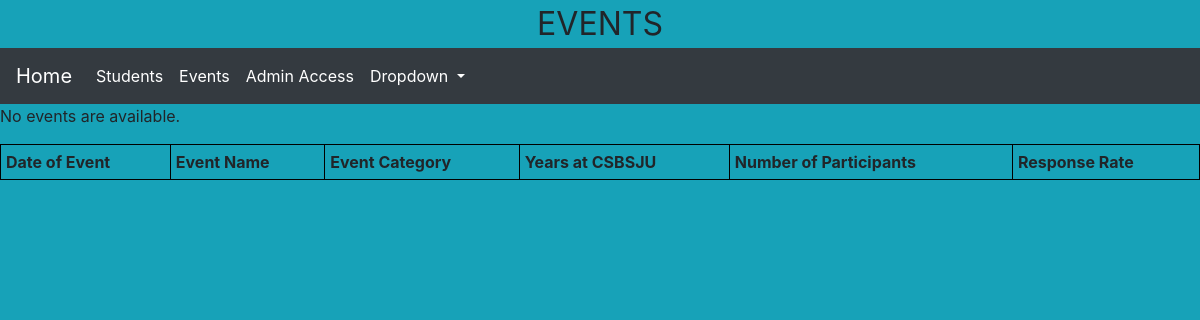
Page /Events/ on the earlier database version.
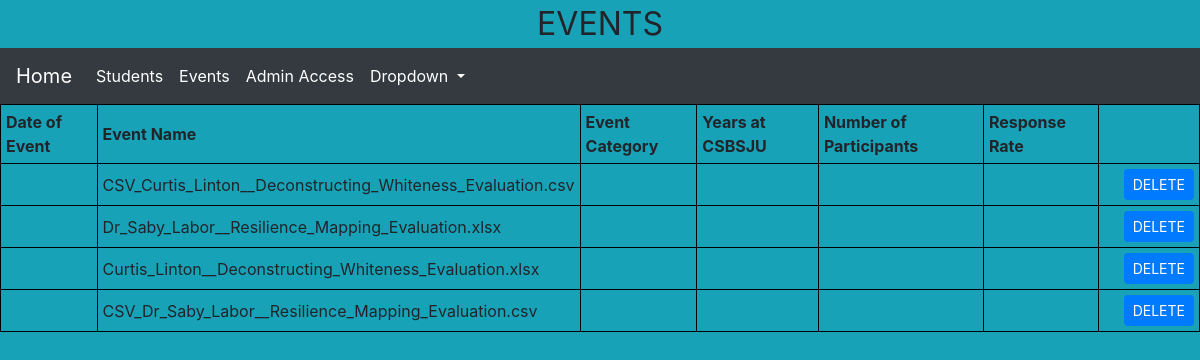
Same page on the later database version.
### Events/models.py (models this page shows, shortened)
class Event(models.Model):
    eventName = models.CharField(max_length=200 )
    eventDate = models.CharField(max_length=200 )
    eventCategory = models.CharField(max_length=30)
    eventYears = models.CharField(max_length=30)
    eventParticpants = models.CharField(max_length=200)
    eventResponseRate = models.CharField(max_length = 200)

### Events/views.py (the view)
# urls.py: path('', views.eventList, name='eventList'),
def eventList(request):
    latest_event_list = Event.objects.all()
    context = {
        'latest_event_list': latest_event_list,
    }
    return render(request,'Events/event_list_template.html',context)

### Events/templates/Events/event_list_template.html (shortened to what this page needs)
{% extends 'base.html' %}
{% block head %}
<center><font size = "+3"> EVENTS </font></center>
{% endblock %}
{% block body %}
<table style="width:100%">
 <tr>
	<th>Date of Event</th>
	<th>Event Name</th>
	<th>Event Category</th>
	<th>Years at CSBSJU </th>
	<th>Number of Participants</th>
	<th>Response Rate </th>
 </tr>
 {% if latest_event_list %}
 <tr>
 {% for event in latest_event_list %}
        <td>{{event.eventDate}} </td>
        <td>{{event.eventName}} </td>
        <td>{{event.eventCategory}} </td>
        <td>{{event.eventYears}} </td>
        <td>{{event.eventParticpants}} </td>
        <td>{{event.eventResponseRate}} </td>
        <td><a class="btn btn-primary btn-sm" href= "deletion2?post_id={{event.id}}" role="button" style="margin-left:20px">DELETE</a></td>
 </tr>
 {% endfor %}
</table>
{% else %}
    <p>No events are available.</p>
{% endif %}
{% endblock %}

Differences in the rows shown:
added Event: eventName "CSV_Curtis_Linton__Deconstructing_Whiteness_Evaluation.csv"
added Event: eventName "Dr_Saby_Labor__Resilience_Mapping_Evaluation.xlsx"
added Event: eventName "Curtis_Linton__Deconstructing_Whiteness_Evaluation.xlsx"
added Event: eventName "CSV_Dr_Saby_Labor__Resilience_Mapping_Evaluation.csv"
Other differences:
text no longer shown: "No events are available."
